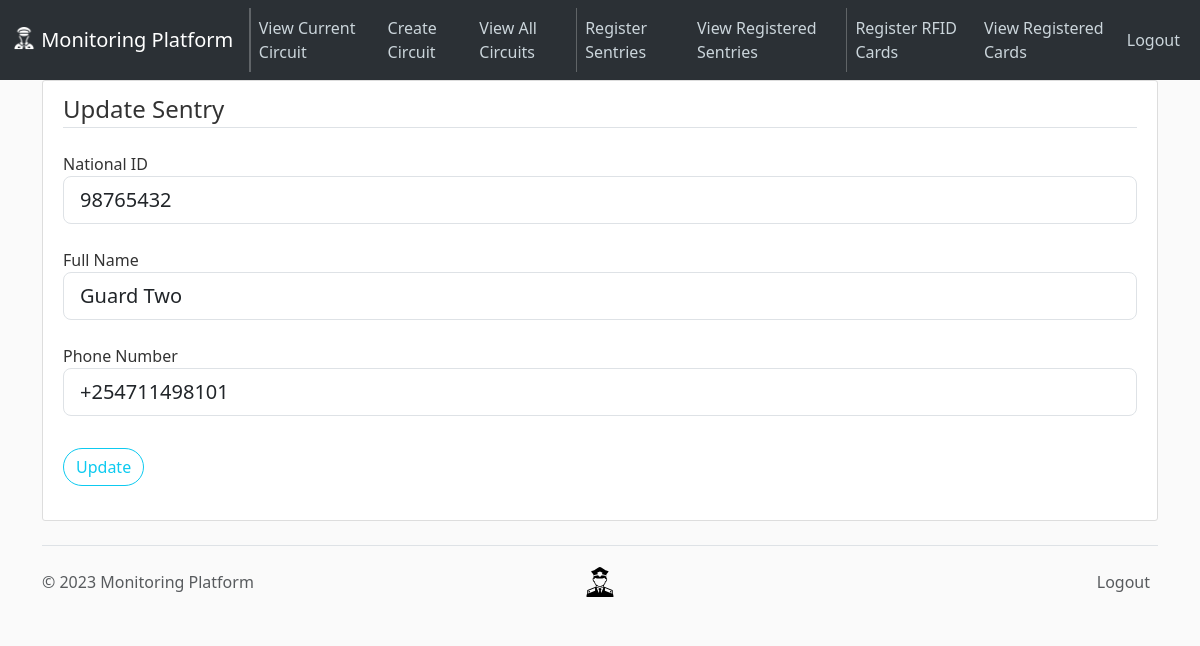
The app's page /sentries/view/2/update (signed in) with its own data.
### app/models.py (models this page shows, shortened)
class Sentry(db.Model):
    __tablename__ = "sentries"
    id = Column(Integer, primary_key=True, autoincrement=True)
    national_id = Column(String(8), unique=True, nullable=False)
    full_name = Column(String, nullable=False)
    phone_no = Column(String(13), nullable=False)

### app/routes.py (the view)
@app.route("/sentries/view/<int:sentry_id>/update", methods=["GET", "POST"])
@login_required  # ensures that supervisor is logged in to access
def update_sentry(sentry_id):
    sentry = Sentry.query.get_or_404(sentry_id)
    form = UpdateSentryForm(obj=sentry)
    if form.validate_on_submit():
        form.populate_obj(sentry)
        db.session.commit()
        flash("Sentry information updated.", "success")
        return redirect(url_for("home"))
    return render_template(
        "register-sentry.html",
        title="Update Sentry",
        form=form,
        legend="Update Sentry",
    )

### app/forms.py (shortened to what this page needs)
class UpdateSentryForm(FlaskForm):
    national_id = StringField(
        "National ID",
        validators=[
            InputRequired(),
            Length(min=7, max=8, message="Input valid National ID"),
        ],
    )
    full_name = StringField("Full Name", validators=[InputRequired()])
    phone_no = StringField(
        "Phone Number",
        validators=[
            InputRequired(),
            Length(min=13, max=13, message="Input valid phone number"),
        ],
        description="format: e.g. +254...",
    )
    submit = SubmitField("Update")

### app/models.py (called while the page is built)
@login_manager.user_loader
def load_supervisor(supervisor_id):
    return Supervisor.query.get(int(supervisor_id))

### app/templates/register-sentry.html (shortened to what this page needs)
{% extends "layout.html" %} {% block content %}
<div class="content-section">
  <div class="center">
    <form method="POST" action="">
      <fieldset class="form-group">
        <legend class="border-bottom mb-4">{{ legend }}</legend>
        <div class="form-group my-4">
          {{ form.national_id.label(class="form-control-label") }} {% if
          form.national_id.errors %} {{ form.national_id(class="form-control
          form-control-lg is-invalid") }}
          <div class="invalid-feedback">
            {% for error in form.national_id.errors %}
            <span>{{ error }}</span>
            {% endfor %}
          </div>
          {% else %} {{ form.national_id(class="form-control form-control-lg")}}
          {% endif %}
        </div>
        <div class="form-group my-4">
          {{ form.full_name.label(class="form-control-label") }} {% if
          form.full_name.errors %} {{ form.full_name(class="form-control
          form-control-lg is-invalid") }}
          <div class="invalid-feedback">
            {% for error in form.full_name.errors %}
            <span>{{ error }}</span>
            {% endfor %}
          </div>
          {% else %} {{ form.full_name(class="form-control form-control-lg")}}
          {% endif %}
        </div>
        <div class="form-group my-4">
          {{ form.phone_no.label(class="form-control-label") }} {% if
          form.phone_no.errors %} {{ form.phone_no(class="form-control
          form-control-lg is-invalid") }}
          <div class="invalid-feedback">
            {% for error in form.phone_no.errors %}
            <span>{{ error }}</span>
            {% endfor %}
          </div>
          {% else %} {{ form.phone_no(class="form-control form-control-lg")}} {%
          endif %}
        </div>
      </fieldset>
      <div class="form-group mt-2 mb-4">
        {{ form.submit(class="btn btn-outline-info rounded-pill") }}
      </div>
    </form>
  </div>
</div>
{% endblock %}

### app/static/main.css (style rules this page uses)
body { background: #fafafa; color: #333333; margin-top: 5rem; }
.content-section { background: #ffffff; padding: 10px 20px; border: 1px solid #dddddd; border-radius: 3px; margin-bottom: 20px; }

### records on screen
Sentry: national_id "98765432", full_name "Guard Two", phone_no "+254711498101"

### other values on screen
{{ legend }} "Update Sentry"
